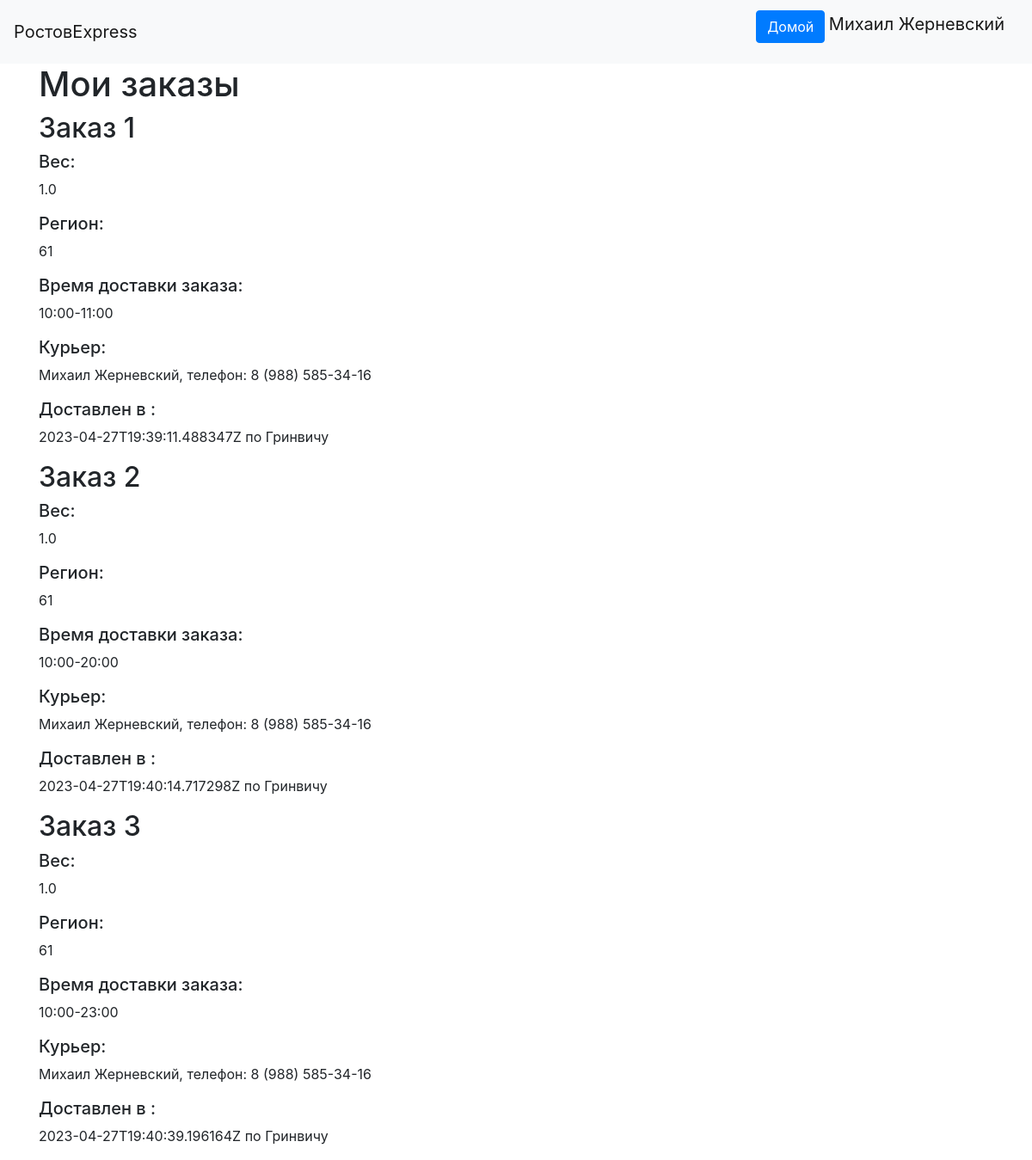
/users/get_orders (signed in), run on the app's committed database.
### data/users.py (models this page shows, shortened)
class User(SqlAlchemyBase, UserMixin):
    __tablename__ = 'users'
    id = sqlalchemy.Column(sqlalchemy.Integer,
                           primary_key=True, autoincrement=True)
    name = sqlalchemy.Column(sqlalchemy.String, nullable=True)
    about = sqlalchemy.Column(sqlalchemy.String, nullable=True)
    email = sqlalchemy.Column(sqlalchemy.String,
                              index=True, unique=True, nullable=True)
    phone_number = sqlalchemy.Column(sqlalchemy.String,
                              index=True, unique=True, nullable=True)
    hashed_password = sqlalchemy.Column(sqlalchemy.String, nullable=True)
    created_date = sqlalchemy.Column(sqlalchemy.DateTime,default=datetime.datetime.now)
    user_type = sqlalchemy.Column(sqlalchemy.Integer, nullable=True)
    c_id = sqlalchemy.Column(sqlalchemy.Integer, sqlalchemy.ForeignKey('couriers.id'), nullable=True)
    sqlalchemy.orm.relation('Courier')

### data/orders.py (models this page shows)
class Order(SqlAlchemyBase):
    __tablename__ = 'orders'
    id = sqlalchemy.Column(sqlalchemy.Integer, primary_key=True)
    weight = sqlalchemy.Column(sqlalchemy.Float, nullable=True)
    region = sqlalchemy.Column(sqlalchemy.Integer, nullable=True)
    orders_courier = sqlalchemy.Column(sqlalchemy.Integer, sqlalchemy.ForeignKey('couriers.id'))
    user_id = sqlalchemy.Column(sqlalchemy.Integer, sqlalchemy.ForeignKey("users.id"))
    complete_time = sqlalchemy.Column(sqlalchemy.String, nullable=True, default='')
    sqlalchemy.orm.relation('User')
    sqlalchemy.orm.relation('Courier')

### data/deliveryhours.py (models this page shows)
class DH(SqlAlchemyBase):
    __tablename__ = 'deliveryhours'
    id = sqlalchemy.Column(sqlalchemy.Integer, primary_key=True, autoincrement=True)
    order_id = sqlalchemy.Column(sqlalchemy.Integer, sqlalchemy.ForeignKey('orders.id'), nullable=True)
    hours = sqlalchemy.Column(sqlalchemy.String, nullable=True)
    sqlalchemy.orm.relation('Order')

### main.py (the view)
@app.route('/users/get_orders', methods=['POST', 'GET'])
@login_required
def get_user_orders():
    user_id = current_user.id
    db_sess = db_session.create_session()
    orders = db_sess.query(Order).filter(Order.user_id == user_id).all()
    delivery_hours = [db_sess.query(DH).filter(DH.order_id == order.id).all()[0] for order in orders]
    courier_names = []
    for order in orders:
        list_of_couriers = db_sess.query(User).filter(User.c_id == order.orders_courier).all()
        if list_of_couriers:
            courier_names.append(f"{list_of_couriers[0].name}, телефон: {list_of_couriers[0].phone_number}")
        else:
            courier_names.append("Пока что нет курьера")
    items = zip(orders, delivery_hours, courier_names)
    return render_template('existing_orders.html', title="Мои заказы", items=items)

### data/db_session.py (called while the page is built)
def create_session() -> Session:
    global __factory
    return __factory()

### main.py (called while the page is built)
@login_manager.user_loader
def load_user(user_id):
    db_sess = db_session.create_session()
    return db_sess.query(User).get(user_id)

### templates/existing_orders.html
{% extends "base.html" %}
{% block content %}
<h1>Мои заказы</h1>
{% for item in items %}
<div>
    <h2>Заказ {{item[0].id}}</h2>
    <h5>Вес: </h5><p> {{ item[0].weight }}</p>
    <h5>Регион: </h5><p> {{ item[0].region }}</p>
    <h5>Время доставки заказа: </h5><p>{{ item[1].hours }}</p>
    <h5>Курьер: </h5><p>{{ item[2] }}</p>
    {% if item[0].complete_time %}
    <h5>Доставлен в : </h5><p>{{ item[0].complete_time }} по Гринвичу</p>
    {% else %}
    <h5>Доставлен в : </h5><p>В пути</p>
    {% endif %}
</div>
{% endfor %}
{% endblock %}

### templates/base.html (shortened to what this page needs)
<!doctype html>
<html lang="en">
<head>
    <link rel="stylesheet"
          href="https://stackpath.bootstrapcdn.com/bootstrap/4.4.1/css/bootstrap.min.css"
>
</head>
<body>
<header>
    <nav class="navbar navbar-light bg-light">
        <a class="navbar-brand" href="#">РостовExpress</a>
        {% if current_user.is_authenticated %}
            <p>
                <a class="btn btn-primary " href="/">Домой</a>
                <a class="navbar-brand" href="/logout">{{ current_user.name }}</a>
            </p>
        {% else %}
            <p>
                <a class="btn btn-primary " href="/register">Зарегистрироваться</a>
                <a class="btn btn-success" href="/login">Войти</a>
            </p>
        {% endif %}
    </nav>
</header>
<main role="main" class="container">
    {% block content %}{% endblock %}
</main>
</body>
</html>

### data on the page
User: name "Михаил Жерневский"
Order: id "1", weight "1.0", region "61", hours "10:00-11:00", item "Михаил Жерневский, телефон: 8 (988) 585-34-16", complete_time "2023-04-27T19:39:11.488347Z"
Order: id "2", weight "1.0", region "61", hours "10:00-20:00", item "Михаил Жерневский, телефон: 8 (988) 585-34-16", complete_time "2023-04-27T19:40:14.717298Z"
Order: id "3", weight "1.0", region "61", hours "10:00-23:00", item "Михаил Жерневский, телефон: 8 (988) 585-34-16", complete_time "2023-04-27T19:40:39.196164Z"
